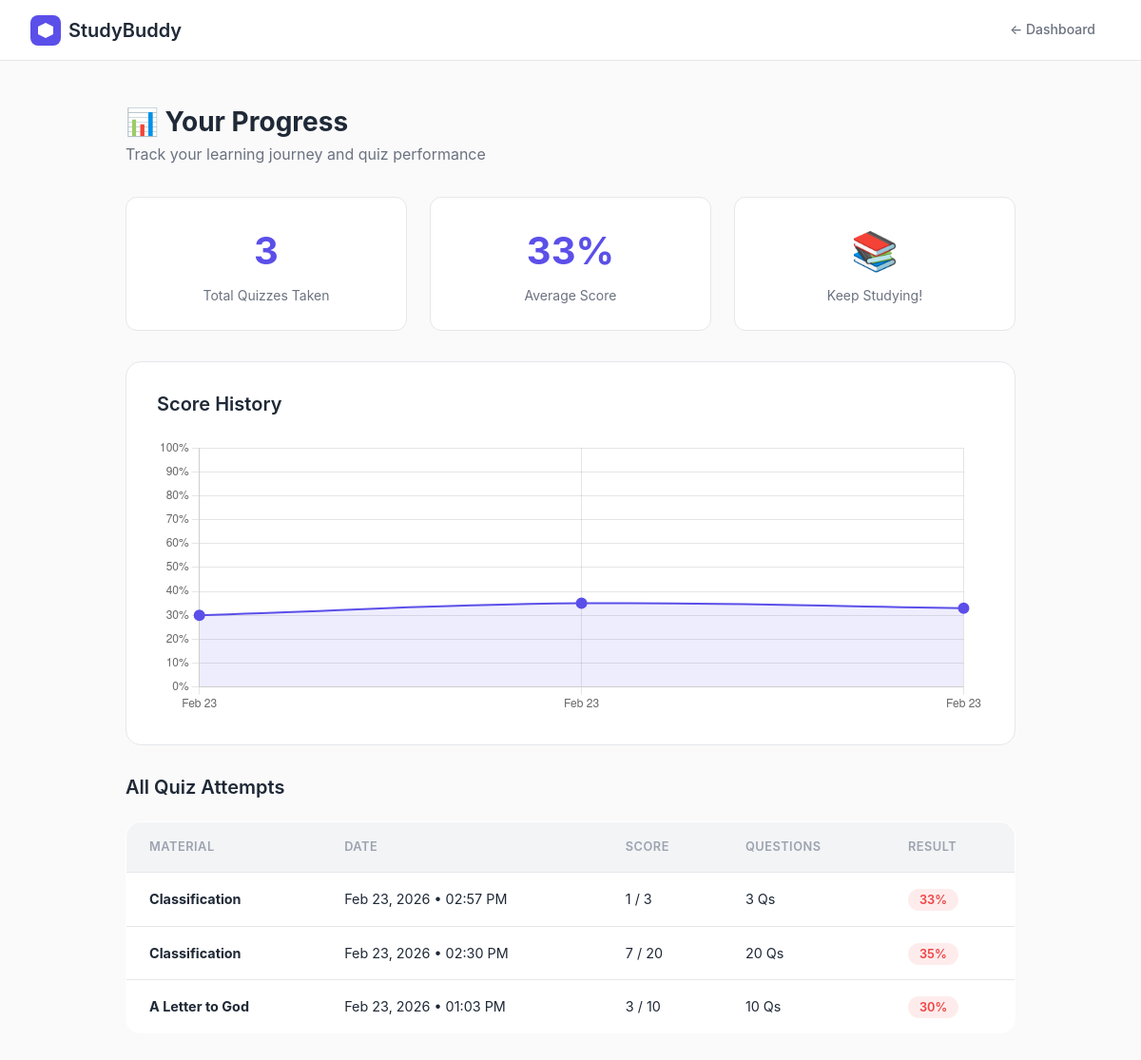
Before: /progress/progress/ (signed in) with the older database file.
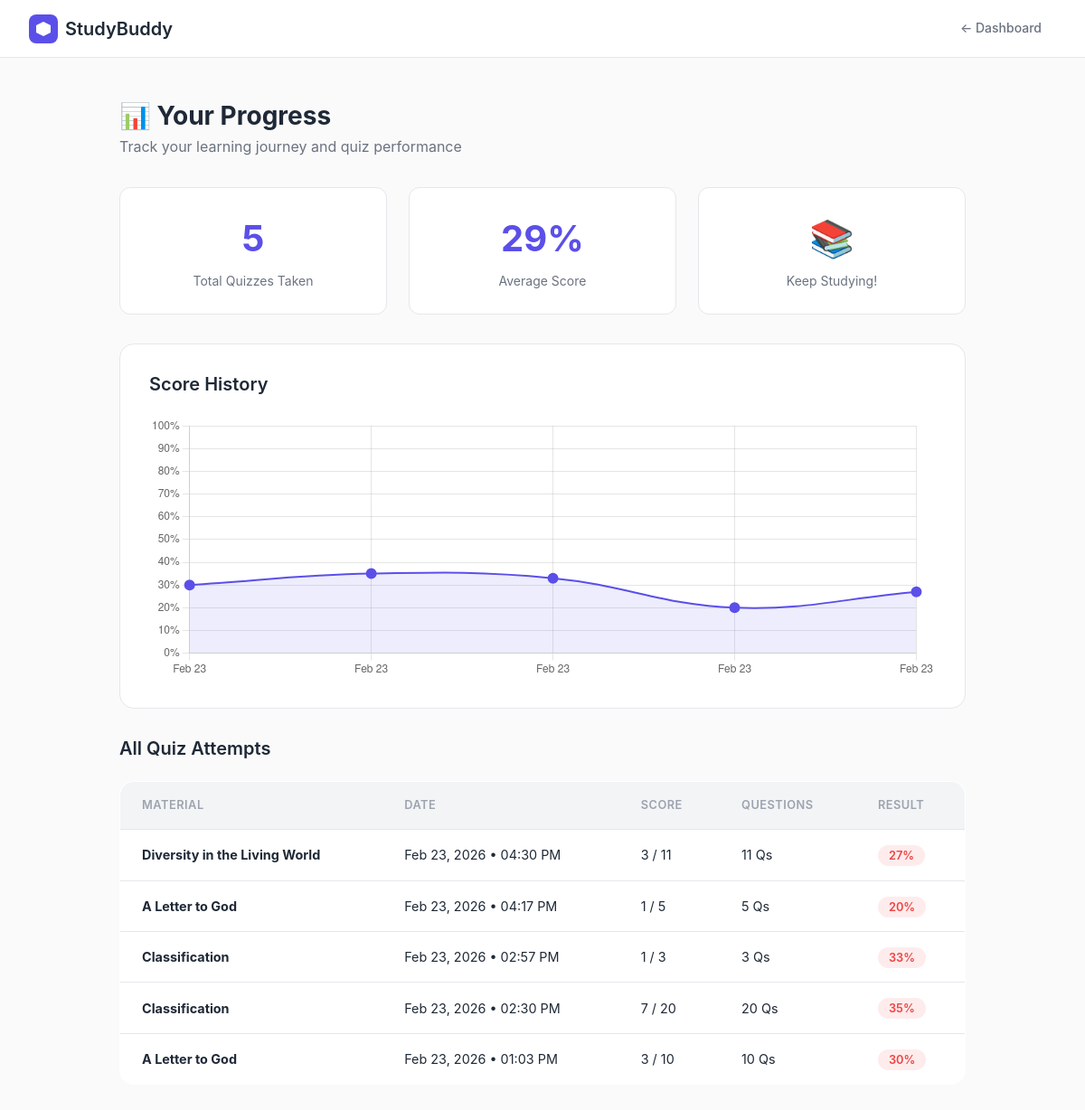
After: the same page with the newer database file.
### progress/models.py (models this page shows)
class QuizAttempt(models.Model):
    user = models.ForeignKey(User, on_delete=models.CASCADE)
    material = models.ForeignKey(StudyMaterial, on_delete=models.CASCADE)
    score = models.IntegerField(default=0)
    total_questions = models.IntegerField(default=0)
    attempted_at = models.DateTimeField(auto_now_add=True)
    def percentage(self):
        if self.total_questions == 0:
            return 0
        return round((self.score / self.total_questions) * 100)

### materials/models.py (models this page shows, shortened)
class StudyMaterial(models.Model):
    user = models.ForeignKey(User, on_delete=models.CASCADE)
    title = models.CharField(max_length=200)
    subject = models.CharField(max_length=100)
    file = models.FileField(upload_to='materials/')
    extracted_text = models.TextField(blank=True)
    uploaded_at = models.DateTimeField(auto_now_add=True)

### progress/views.py (the view)
# urls.py: path('progress/', views.progress_view, name='progress'),
@login_required
def progress_view(request):
    attempts = QuizAttempt.objects.filter(user=request.user).order_by('-attempted_at')
    total_attempts = attempts.count()
    avg_score = 0
    if total_attempts > 0:
        avg_score = round(sum(a.percentage() for a in attempts) / total_attempts)
    streak = 0
    today = timezone.now().date()
    check_date = today
    while True:
        if QuizAttempt.objects.filter(
            user=request.user,
            attempted_at__date=check_date
        ).exists():
            streak += 1
            check_date -= timedelta(days=1)
        else:
            break
    return render(request, 'progress/progress.html', {
        'attempts': attempts,
        'total_attempts': total_attempts,
        'avg_score': avg_score,
        'streak': streak,
    })

### templates/progress/progress.html (shortened to what the changed rows need)
{% load static %}
<!DOCTYPE html>
<html lang="en">
<head>
    <link rel="stylesheet" href="{% static 'css/base.css' %}">
    <link rel="stylesheet" href="{% static 'css/components.css' %}">
</head>
<body>
    <div class="page-layout">
        <div class="page-body">
            <div class="page-header">
                <h1>📊 Your Progress</h1>
            </div>
            <div class="stats-grid">
                <div class="stat-card">
                    <div class="stat-value">{{ total_attempts }}</div>
                    <div class="stat-label">Total Quizzes Taken</div>
                </div>
                <div class="stat-card">
                    <div class="stat-value">{{ avg_score }}%</div>
                    <div class="stat-label">Average Score</div>
                </div>
            </div>
            {% if attempts %}
            <div class="chart-card">
                <h2 class="section-title">Score History</h2>
                <canvas id="progressChart" height="100"></canvas>
            </div>
            <h2 class="section-title">All Quiz Attempts</h2>
            <table class="attempts-table">
                <thead>
                    <tr>
                        <th>Material</th>
                        <th>Date</th>
                        <th>Score</th>
                        <th>Questions</th>
                        <th>Result</th>
                    </tr>
                </thead>
                <tbody>
                    {% for attempt in attempts %}
                    <tr>
                        <td><strong>{{ attempt.material.title }}</strong></td>
                        <td>{{ attempt.attempted_at|date:"M d, Y • h:i A" }}</td>
                        <td>{{ attempt.score }} / {{ attempt.total_questions }}</td>
                        <td>{{ attempt.total_questions }} Qs</td>
                        <td>
                            <span class="score-badge {% if attempt.percentage >= 70 %}score-high{% elif attempt.percentage >= 40 %}score-mid{% else %}score-low{% endif %}">
                                {{ attempt.percentage }}%
                            </span>
                        </td>
                    </tr>
                    {% endfor %}
                </tbody>
            </table>
            <script>
                const ctx = document.getElementById('progressChart').getContext('2d');
                new Chart(ctx, {
                    type: 'line',
                    data: {
                        labels: [{% for a in attempts reversed %}"{{ a.attempted_at|date:'M d' }}"{% if not forloop.last %},{% endif %}{% endfor %}],
                        datasets: [{
                            label: 'Score %',
                            data: [{% for a in attempts reversed %}{{ a.percentage }}{% if not forloop.last %},{% endif %}{% endfor %}],
                            borderColor: '#5B4FE9',
                            backgroundColor: 'rgba(91,79,233,0.1)',
                            borderWidth: 2,
                            pointBackgroundColor: '#5B4FE9',
                            pointRadius: 5,
                            tension: 0.4,
                            fill: true
                        }]
                    },
                    options: {
                        responsive: true,
                        scales: {
                            y: {
                                beginAtZero: true,
                                max: 100,
                                ticks: { callback: val => val + '%' }
                            }
                        },
                        plugins: {
                            legend: { display: false }
                        }
                    }
                });
            </script>
            {% else %}
            <div class="empty-state">
                <p style="font-size:3rem;margin-bottom:1rem;">📝</p>
                <p>No quiz attempts yet.</p>
                <a href="{% url 'dashboard' %}" class="btn btn-primary" style="margin-top:1rem;">Go Take a Quiz!</a>
            </div>
            {% endif %}
        </div>
    </div>
</body>
</html>

Changed rows visible on the page:
added QuizAttempt: material "Diversity in the Living World", attempted_at "Feb 23, 2026 • 04:30 PM", score "3", total_questions "11", percentage "27"
added QuizAttempt: material "A Letter to God", attempted_at "Feb 23, 2026 • 04:17 PM", score "1", total_questions "5", percentage "20"
Other visible differences:
{{ total_attempts }}: "3" → "5"
{{ avg_score }}: "33" → "29"
chart data {{ a.percentage }}: 30, 35, 33 → 30, 35, 33, 20, 27
